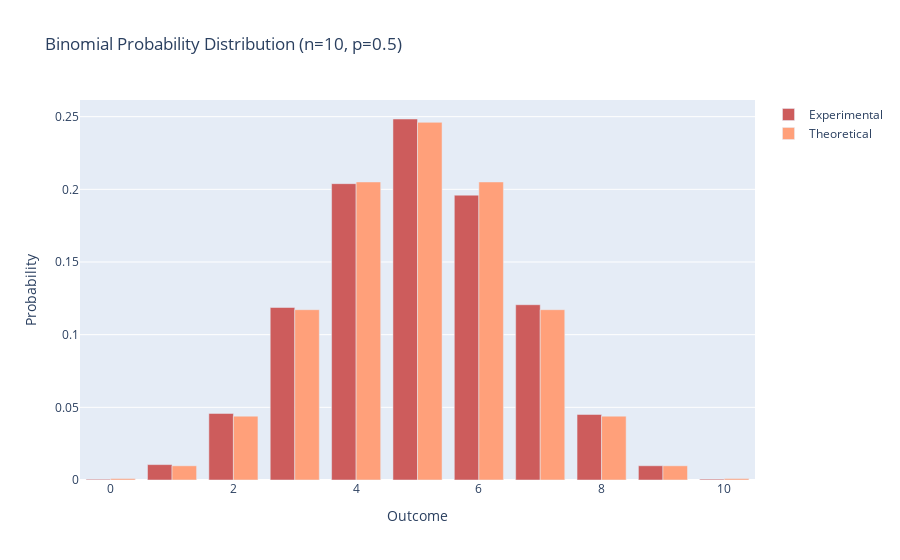

Notebook source saved alongside this figure:
### Markdown cell above
We see from the plots that the outcomes with highest probability of occuring will those around the mean of the distribution. Consider the case of 10 coin tosses. There are way more possible combinations in which you can get 5 'Heads' than 0 or 10 'Heads'. How can we formulate this idea theoretically? Sadly, it's beyond the scope of this course, but it is based on what is known as the __binomial theorem__, and accounts for all possible combinations, then computes the respective probabilities. The equation for the probability distribution of a binomially distributed random variable with $n$ number of trials and a success probability is given by:

$$
p(k, n, p) = \begin{pmatrix} n \\ k \end{pmatrix} p^{k}(1-p)^{n-k}
$$

Where:

$$
\begin{pmatrix} n \\ k \end{pmatrix} = \frac{n!}{k!(n-k)!}
$$

It's quite tricky if you've never seen it before so don't worry too much about it. What is especially important is understanding the context in which we can apply this probability distribution. Let's now plot the probability histogram we obtained from experimental data on the same plot with the theoretical distribution to see how good our estimates are!

### Code cell
from scipy.stats import binom

n, p, n_samples = 10, 0.5, 10000
y = many_coin_tosses(n=n, p=p, n_samples=n_samples)
theoretical_y = [binom.pmf(k, n, p) for k in range(n+1)]
# Plotting probability distribution
experimental_y = np.array(y)/np.sum(y)

fig = go.Figure()
fig.add_trace(go.Bar(y=experimental_y, marker_color='indianred', name='Experimental'))
fig.add_trace(go.Bar(y=theoretical_y, marker_color='lightsalmon', name='Theoretical'))
fig.update_layout(
    title_text='Binomial Probability Distribution (n={}, p={})'.format(n, p), # title of plot
    xaxis_title_text='Outcome', # xaxis label
    yaxis_title_text='Probability', # yaxis label
)
fig.show()

### Figure 1 — Plotly figure (JSON) as saved in the notebook; plotly's stock layout.template omitted (floating-point values rounded to 4 significant figures)
{"data": [{"marker": {"color": "indianred"}, "name": "Experimental", "type": "bar", "y": [0.0005, 0.0106, 0.0458, 0.1187, 0.2039, 0.2484, 0.196, 0.1206, 0.0451, 0.0098, 0.0006]}, {"marker": {"color": "lightsalmon"}, "name": "Theoretical", "type": "bar", "y": [0.0009766, 0.009766, 0.04395, 0.1172, 0.2051, 0.2461, 0.2051, 0.1172, 0.04395, 0.009766, 0.0009766]}], "layout": {"title": {"text": "Binomial Probability Distribution (n=10, p=0.5)"}, "xaxis": {"title": {"text": "Outcome"}}, "yaxis": {"title": {"text": "Probability"}}}}
